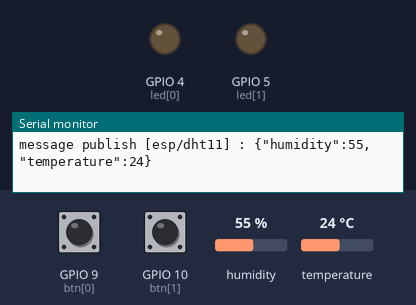
A sketch run on a simulated ESP32. Shown: output pins drawn as LEDs (lit = HIGH), the last lines printed to the serial monitor. The inputs (shaded band) are chosen by the test bench; at power-on: GPIO 9 (btn[0]) HIGH, GPIO 10 (btn[1]) HIGH, humidity 55 %, temperature 24 °C. WiFi joins after 1.5 s; servers stay silent unless stated; random numbers use the default seed unless the sketch sets one; no MQTT or app messages arrive unless stated.

Above: at 4.2 s.
4.3 s: GPIO 9 (btn[0]) pulled LOW for 0.15 s
At 5.5 s:
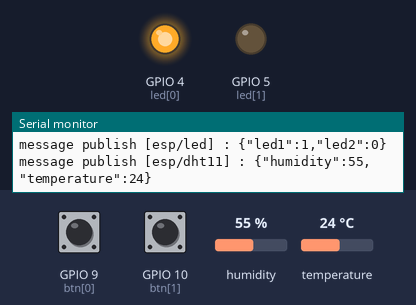
5.9 s: GPIO 10 (btn[1]) pulled LOW for 0.15 s
At 6.9 s:
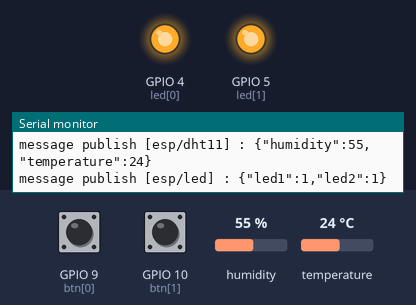
7.5 s: GPIO 9 (btn[0]) pulled LOW for 1 s
At 8.1 s:
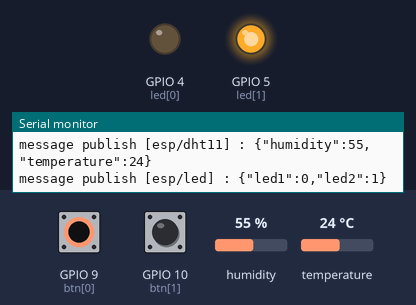
11.5 s: GPIO 9 (btn[0]) pulled LOW for 3.2 s
At 12.4 s:
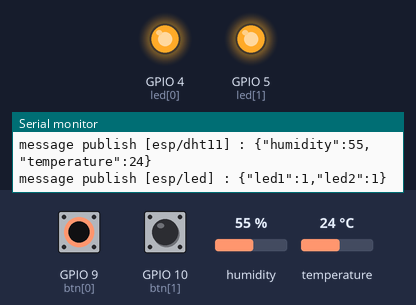
Timing chart, 0 to 14.5 s (numbered marks = the images above; inputs shaded):
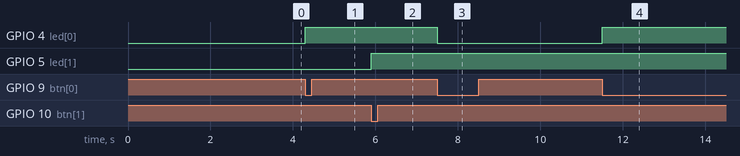

Measured:
- after the input at 4.3 s, GPIO 4 (led[0]): LOW → HIGH at once
- after the input at 5.9 s, GPIO 5 (led[1]): LOW → HIGH at once
- after the input at 7.5 s, GPIO 4 (led[0]): HIGH → LOW at once
- after the input at 11.5 s, GPIO 4 (led[0]): LOW → HIGH at once

The sketch:

mqtt.ino
```cpp
#include<WiFi.h>
#include<PubSubClient.h>
#include "DHT.h"
#include<ArduinoJson.h>

#define DHTpin 2
#define DHTType DHT11
DHT dht(DHTpin, DHTType);

const int led[2] = {4, 5};
const int btn[2] = {9, 10};
boolean updateState = 0;
unsigned long timenow = millis();

const char* ssid = "iphone";
const char* password = "hoilamgi";

const char*  mqtt_server = "7d6e368f03d04eadac161b0357f0225c.s1.eu.hivemq.cloud";
const int mqtt_port = 8883;
const char* mqtt_username = "tuong";
const char* mqtt_password = "tuong194";

WiFiClient espClient;
PubSubClient mqtt_client(espClient);

// ham ngat button
ICACHE_RAM_ATTR void handleBtn() {
  if (millis() - timenow > 500) {
    for (int i = 0; i < 2; i++) {
      if (digitalRead(btn[i]) == LOW) {
        digitalWrite(led[i], !digitalRead(led[i]));
      }
    }
    updateState = 1;
    timenow = millis();
  }
}

// connect to wifi
void setup_wifi() {
  Serial.print("Connecting to wifi ");
  Serial.println(ssid);
  WiFi.begin(ssid, password);
  while (WiFi.status() != WL_CONNECTED) {
    delay(500);
    Serial.print(".");
  }
  Serial.println("connected!");
  Serial.print("IP: "); Serial.println(WiFi.localIP());
}

/*nhan du lieu tu mqtt*/
void callback(char* topic, byte* payload, unsigned int length) {
  Serial.print("RX from ");
  Serial.print(topic);
  String RxMsg = "";
  for (int i = 0; i < length; i++) {
    RxMsg += (char)payload[i];
  }
  Serial.println(RxMsg);


  DynamicJsonDocument doc(100);
  DeserializationError error = deserializeJson(doc, RxMsg);
  if (error) {
    Serial.print("deserializeJson() failed: ");
    Serial.println(error.c_str());
    return;
  }
  JsonObject obj = doc.as<JsonObject>();
  if (obj.containsKey("led1")) { // neu co doi tuong led1
    boolean p = obj["led1"];
    digitalWrite(led[0], p);
    Serial.println("led1: " + String(p));
  }
  if (obj.containsKey("led2")) {
    boolean p = obj["led2"];
    digitalWrite(led[1], p);
    Serial.println("led2: " + String(p));
  }
  updateState = 1;
}

/*gui du lieu len mqtt*/
void publishMsg(const char* topic, String payload, boolean retained) {
  if (mqtt_client.publish(topic, payload.c_str(), true)) {
    Serial.println("message publish [" + String(topic) + "] : " + payload);
  }
}
void setup() {
  Serial.begin(9600);
  setup_wifi();
  dht.begin();

  for (int i = 0; i < 2; i++) {
    pinMode(led[i], OUTPUT);
    pinMode(btn[i], INPUT_PULLUP);
    attachInterrupt(btn[i], handleBtn, FALLING);
  }

  //mqtt
  mqtt_client.setServer(mqtt_server, mqtt_port);
  mqtt_client.setCallback(callback);// nhan du lieu tra ve tu mqtt

  while (!mqtt_client.connected()) {
    Serial.print("wating mqtt connect ...");
    String clientID = "ESPClient-";
    clientID += String(random(0xffff), HEX);
    if (mqtt_client.connect(clientID.c_str(), mqtt_username, mqtt_password)) {
      Serial.println("MQTT connected!!!");
    } else {
      Serial.println("MQTT failed");
    }
  }
}

void loop() {
  mqtt_client.subscribe("esp/sub");
  mqtt_client.loop();

  if (millis() - timenow > 1000) {
    float h = dht.readHumidity();
    float t = dht.readTemperature();

    DynamicJsonDocument doc(1024);
    doc["humidity"] = h;
    doc["temperature"] = t;
    char mqtt_message[128];
    serializeJson(doc, mqtt_message);
    publishMsg("esp/dht11", mqtt_message, true);
    timenow = millis();
  }
//gui trang thi cua led
  if (updateState == 1) {
    DynamicJsonDocument doc(1024);
    doc["led1"] = digitalRead(led[0]);
    doc["led2"] = digitalRead(led[1]);
    char mqtt_message[128];
    serializeJson(doc, mqtt_message);
    publishMsg("esp/led", mqtt_message, true);
    updateState = 0;
  }

}
```
